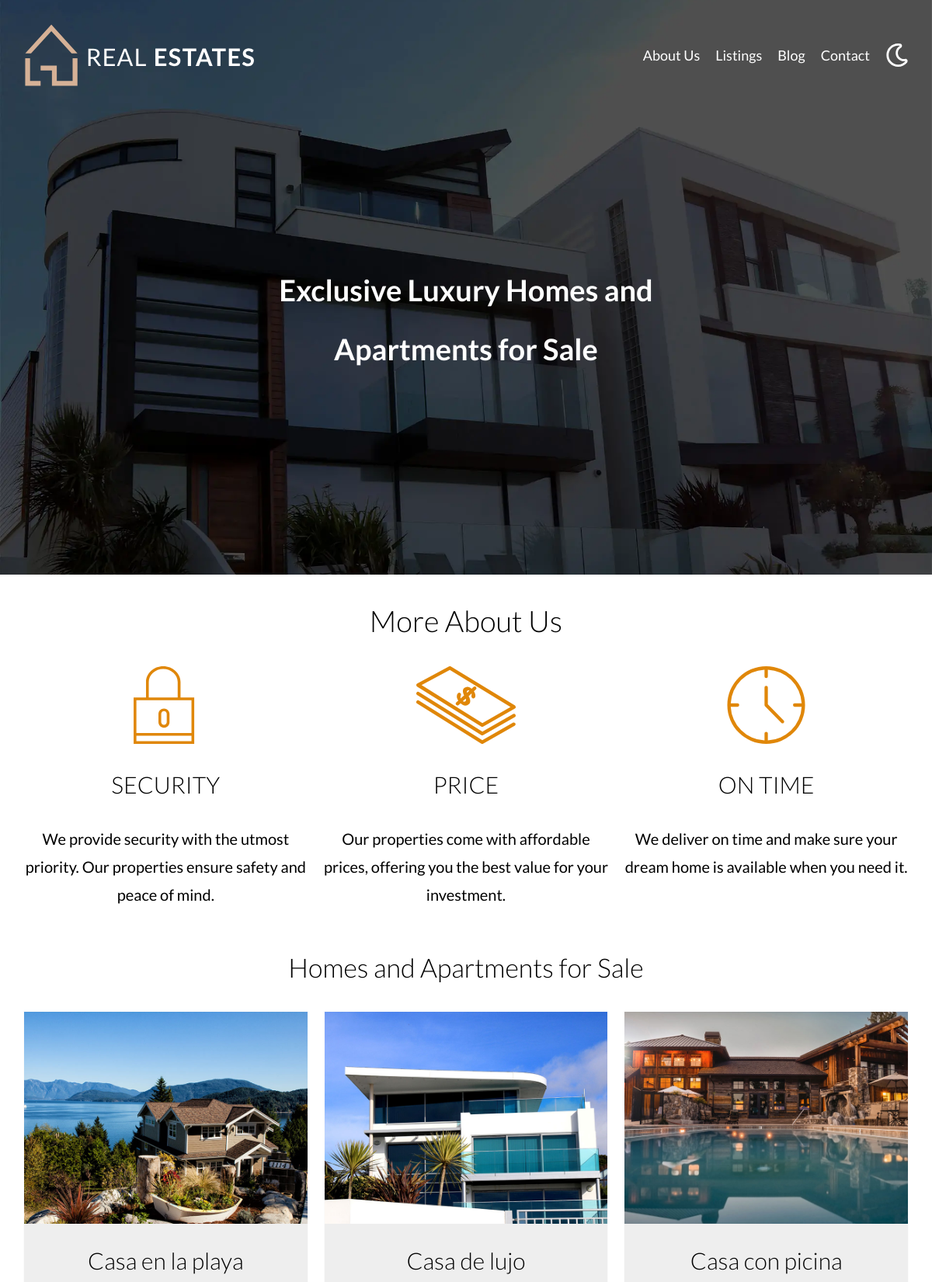
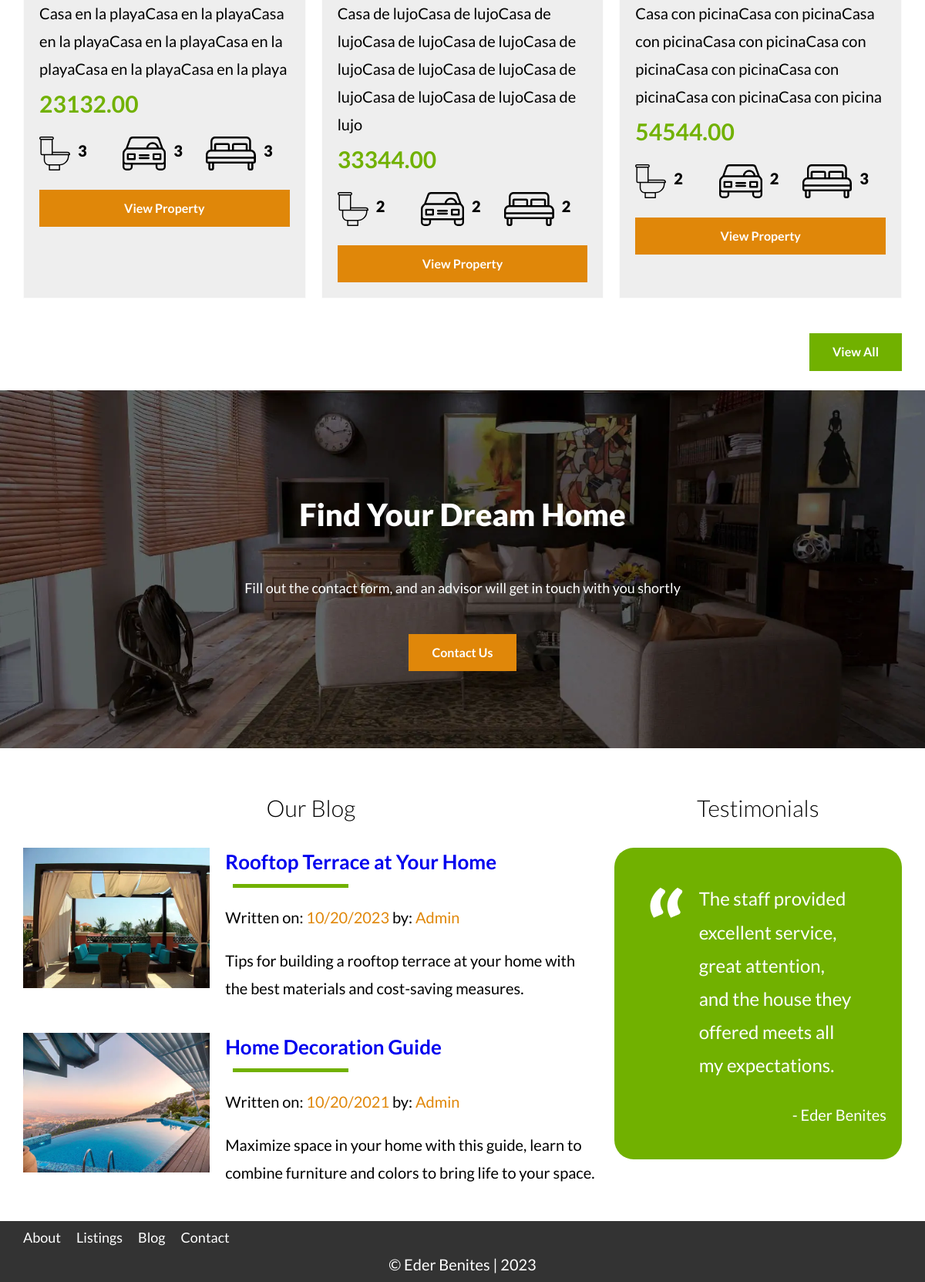
The page / on the database its author committed (2 pictures, top to bottom).
### tables this page shows
CREATE TABLE
    IF NOT EXISTS `propiedades` (
        `id` INT(11) NOT NULL AUTO_INCREMENT,
        `titulo` VARCHAR(45) NULL,
        `precio` DECIMAL(10, 2) NULL,
        `imagen` VARCHAR(200) NULL,
        `descripcion` LONGTEXT NULL,
        `habitaciones` INT(1) NULL,
        `wc` INT(1) NULL,
        `estacionamiento` INT(1) NULL,
        `creado` DATE NULL,
        `vendedores_id` INT(11) NOT NULL,
        PRIMARY KEY (`id`),
        INDEX `fk_propiedades_vendedores_idx` (`vendedores_id` ASC) VISIBLE,
        CONSTRAINT `Vendedores_id` FOREIGN KEY (`vendedores_id`) REFERENCES `vendedores` (`id`) ON DELETE NO ACTION ON UPDATE NO ACTION
    );

### includes/functions.php (called while the page is built, shortened)
<?php
function addTemplate( string $name, bool $home = false)
{
    include TEMPLATES_URL . "/{$name}.php";
}

### includes/templates/listing.php (the view, shortened to what this page needs)
<?php
$db = conectarDB();
$query = "SELECT * FROM propiedades LIMIT {$limite}";
$resultado = mysqli_query($db, $query);
?>
<div class="listing-container">
    <?php while ($propiedad = mysqli_fetch_assoc($resultado)) : ?>
        <div class="listing">
            <img loading="lazy" src="/imagenes/<?php echo $propiedad['imagen']; ?>" alt="Listing" />
            <div class="listing-content">
                <h3><?php echo $propiedad['titulo']; ?></h3>
                <p>
                    <?php echo $propiedad['descripcion']; ?>
                </p>
                <p class="price"><?php echo $propiedad['precio']; ?></p>
                <ul class="feature-icons">
                    <li>
                        <img class="icon" loading="lazy" src="build/img/icono_wc.svg" alt="Bathroom Icon" />
                        <p><?php echo $propiedad['wc']; ?></p>
                    </li>
                    <li>
                        <img class="icon" loading="lazy" src="build/img/icono_estacionamiento.svg" alt="Parking Icon" />
                        <p><?php echo $propiedad['estacionamiento']; ?></p>
                    </li>
                    <li>
                        <img class="icon" loading="lazy" src="build/img/icono_dormitorio.svg" alt="Bedrooms Icon" />
                        <p><?php echo $propiedad['habitaciones']; ?></p>
                    </li>
                </ul>
                <a href="house1.php?id=<?php echo $propiedad['id']; ?>" class="btn-yellow-block"> View Property </a>
            </div>
        </div>
    <?php endwhile; ?>
</div>

### includes/templates/header.php (shortened to what this page needs)
<!DOCTYPE html>
<html lang="en">
<head>
    <link rel="stylesheet" href="\build\css\app.css" />
</head>
<body>
    <header class="header <?php echo $home ? 'home' : ''; ?>">
        <div class="container header-content">
            <div class="bar">
                <a href="/"><img src="/build/img/Real_Estate.svg" alt="logo" /></a>
                <nav class="navigation">
                    <a href="about.php">About Us</a>
                    <a href="listings.php">Listings</a>
                    <a href="blog.php">Blog</a>
                    <a href="contact.php">Contact</a>
                    <img class="dark-mode-btn" src="/build/img/dark-mode.svg" alt="dark mode icon">
                </nav>
            </div>
            <?php echo $home ? "<h1>Exclusive Luxury Homes and Apartments for Sale</h1>" : ""; ?>
        </div>
    </header>

### index.php
<?php
require './includes/functions.php';
addTemplate('header', $home = true);
?>
<main class="container section">
  <h1>More About Us</h1>
  <div class="us-icons">
    <div class="icon">
      <img src="build/img/icono1.svg" alt="Security Icon" loading="lazy" />
      <h3>Security</h3>
      <p>
        We provide security with the utmost priority. Our properties ensure
        safety and peace of mind.
      </p>
    </div>
    <div class="icon">
      <img src="build/img/icono2.svg" alt="Price Icon" loading="lazy" />
      <h3>Price</h3>
      <p>
        Our properties come with affordable prices, offering you the best
        value for your investment.
      </p>
    </div>
    <div class="icon">
      <img src="build/img/icono3.svg" alt="On Time Icon" loading="lazy" />
      <h3>On Time</h3>
      <p>
        We deliver on time and make sure your dream home is available when
        you need it.
      </p>
    </div>
  </div>
</main>
<section class="section container">
  <h2>Homes and Apartments for Sale</h2>
  <?php
    $limite = 3;
    include './includes/templates/listing.php';
  ?>
  <div class="align-right">
    <a href="listings.html" class="btn-green">View All</a>
  </div>
</section>
<section class="image-contact">
  <h2>Find Your Dream Home</h2>
  <p>
    Fill out the contact form, and an advisor will get in touch with you
    shortly
  </p>
  <a href="contact.html" class="btn-yellow">Contact Us</a>
</section>
<div class="container section lower-section">
  <section class="blog">
    <h3>Our Blog</h3>
    <article class="blog-entry">
      <div class="image">
        <picture>
          <source srcset="build/img/blog1.webp" type="image/webp" />
          <source srcset="build/img/blog1.jpg" type="image/jpg" />
          <img loading="lazy" src="build/img/blog1.jpg" alt="blog1-img" />
        </picture>
      </div>
      <div class="entry-text">
        <a href="blog.html">
          <h4>Rooftop Terrace at Your Home</h4>
          <p class="meta-info">
            Written on: <span>10/20/2023</span> by: <span>Admin</span>
          </p>
          <p>
            Tips for building a rooftop terrace at your home with the best
            materials and cost-saving measures.
          </p>
        </a>
      </div>
    </article>
    <article class="blog-entry">
      <div class="image">
        <picture>
          <source srcset="build/img/blog2.webp" type="image/webp" />
          <source srcset="build/img/blog2.jpg" type="image/jpeg" />
          <img loading="lazy" src="build/img/blog2.jpg" alt="blog1-img" />
        </picture>
      </div>
      <div class="entry-text">
        <a href="blog.html">
          <h4>Home Decoration Guide</h4>
          <p class="meta-info">
            Written on: <span>10/20/2021</span> by: <span>Admin</span>
          </p>
          <p>
            Maximize space in your home with this guide, learn to combine
            furniture and colors to bring life to your space.
          </p>
        </a>
      </div>
    </article>
  </section>
  <section class="testimonials">
    <h3>Testimonials</h3>
    <div class="testimonial">
      <blockquote>
        The staff provided excellent service, great attention, and the house
        they offered meets all my expectations.
      </blockquote>
      <p>- Eder Benites</p>
    </div>
  </section>
</div>
<?php
addTemplate('footer');
?>

### includes/templates/footer.php (shortened to what this page needs)
<footer class="footer section">
    <div class="container footer-content">
        <nav class="navigation">
            <a href="about.php">About</a>
            <a href="listings.php">Listings</a>
            <a href="blog.php">Blog</a>
            <a href="contact.php">Contact</a>
        </nav>
    </div>
    <p class="copyright">© Eder Benites | <?php echo date('Y'); ?></p>
</footer>
</body>
</html>

### rows shown on the page
propiedades: imagen (picture), titulo "Casa en la playa", descripcion "Casa en la playaCasa en la playaCasa en la playaCasa en la playaCasa en la playaCasa en la playaCasa en la playa", precio "23132.00", wc "3", estacionamiento "3", habitaciones "3"
propiedades: imagen (picture), titulo "Casa de lujo", descripcion "Casa de lujoCasa de lujoCasa de lujoCasa de lujoCasa de lujoCasa de lujoCasa de lujoCasa de lujoCasa de lujoCasa de lujoCasa de lujoCasa de lujo", precio "33344.00", wc "2", estacionamiento "2", habitaciones "2"
propiedades: imagen (picture), titulo "Casa con picina", descripcion "Casa con picinaCasa con picinaCasa con picinaCasa con picinaCasa con picinaCasa con picinaCasa con picinaCasa con picinaCasa con picina", precio "54544.00", wc "2", estacionamiento "2", habitaciones "3"
